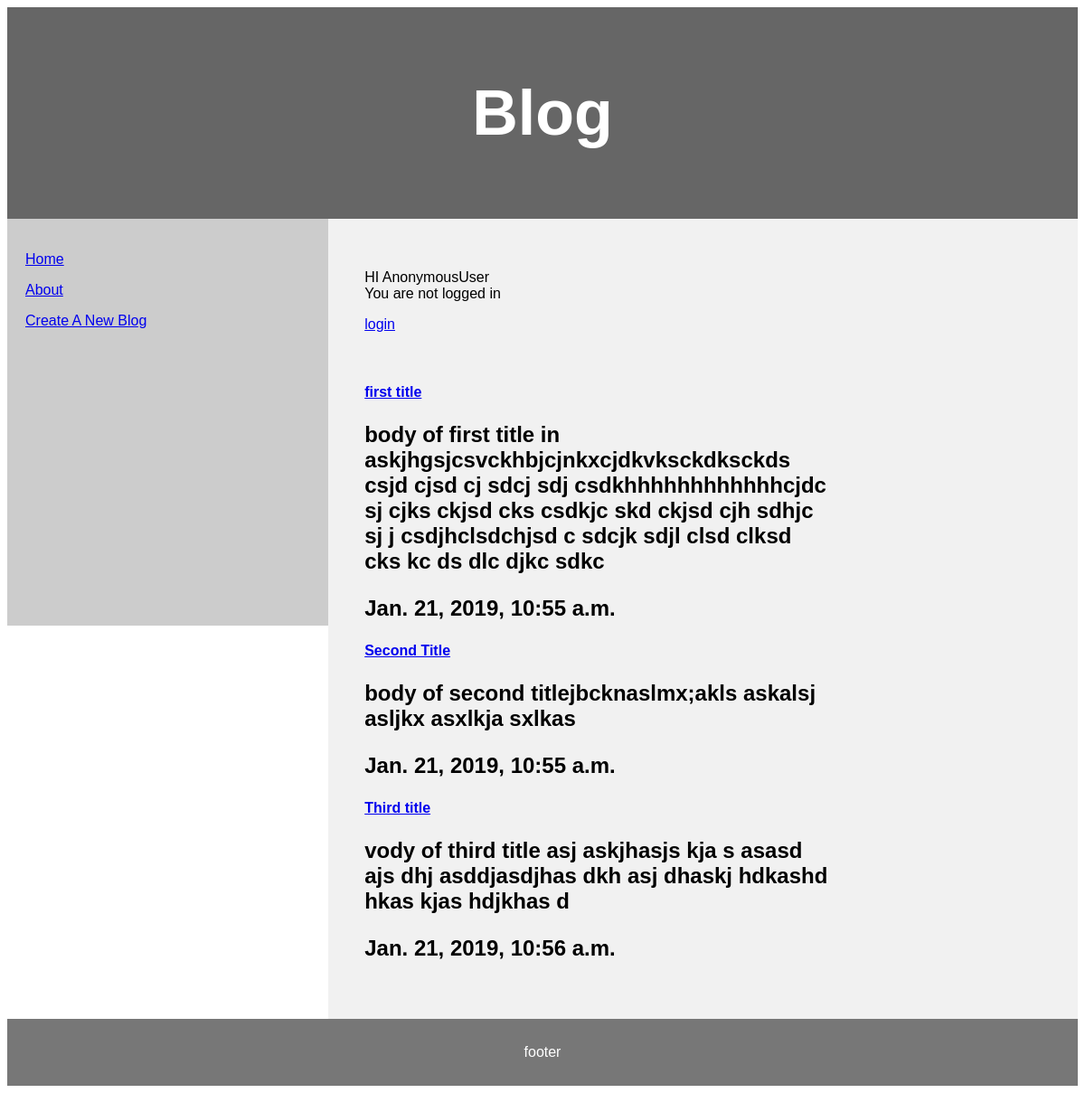
The page / on the database its author committed.
### blog/models.py (models this page shows, shortened)
class Article(models.Model):
	title =models.CharField(max_length=120)
	slug=models.SlugField()
	body=models.TextField()
	date=models.DateTimeField(auto_now_add=True)

### bblogs21/views.py (the view)
# urls.py: 2. Add a URL to urlpatterns:  url(r'^$', views.home, name='home')
def home(request):
	articles=Article.objects.all()
	return render(request,'homepage.html',{'art':articles})

### templates/homepage.html (shortened to what this page needs)
{%extends 'base.html'%}
{%block body%}
<header>
<h1>Blog</h1>
</header>
<section>
<nav>
  <ul><a href="{% url 'home' %}">Home</a></ul>
  <ul><a href="{% url 'about' %}">About</a></ul>
  <ul><a href="{% url 'create' %}">Create A New Blog</a></ul>
 </nav>
  <article>
    <article>
    {% if user.is_authenticated %}
  Hi {{ request.user }}!
  <p><a href="{% url 'logout' %}">logout</a></p>
{% else %}
  <p> HI {{ request.user }} <br>You are not logged in</p>
  <a href="{% url 'login' %}">login</a>
  {% endif %}
<br>
<br>
<br>
{% for article in art %}
		<div class='articles'>
			<h1><a href="{%url 'detail' slug=article.slug%}">{{article.title}}</a></h1>
		<h2><p>{{article.body}}</p></h2>
		<h2><p>{{article.date}}</p></h2>
{% endfor %}
</article>
</section>
{%endblock%}

### blog/static/style.css (style rules this page uses)
* { box-sizing: border-box; }
body { font-family: Arial, Helvetica, sans-serif; background-image: url("cadr.jpg"); }
header { background-color: #666; padding: 30px; text-align: center; font-size: 35px; color: white; }
nav { float: left; width: 30%; height: 450px; background: #ccc; padding: 20px; }
nav ul { list-style-type: none; padding: 0; }
article { float: left; padding: 20px; width: 70%; background-color: #f1f1f1; height: auto; }
section:after { content: ""; display: table; clear: both; height: auto; }

### rows shown on the page
Article: title "first title", body "body of first title in askjhgsjcsvckhbjcjnkxcjdkvksckdksckds csjd cjsd cj sdcj sdj csdkhhhhhhhhhhhhcjdc sj cjks ckjsd cks csdkjc skd ckjsd cjh sdhjc sj j csdjhclsdchjsd c sdcjk sdjl clsd clksd cks kc ds dlc djkc sdkc", date "Jan. 21, 2019, 10:55 a.m."
Article: title "Second Title", body "body of second titlejbcknaslmx;akls askalsj asljkx asxlkja sxlkas", date "Jan. 21, 2019, 10:55 a.m."
Article: title "Third title", body "vody of third title asj askjhasjs kja s asasd ajs dhj asddjasdjhas dkh asj dhaskj hdkashd hkas kjas hdjkhas d", date "Jan. 21, 2019, 10:56 a.m."

### other values the page prints
{{ request.user }} "AnonymousUser"
